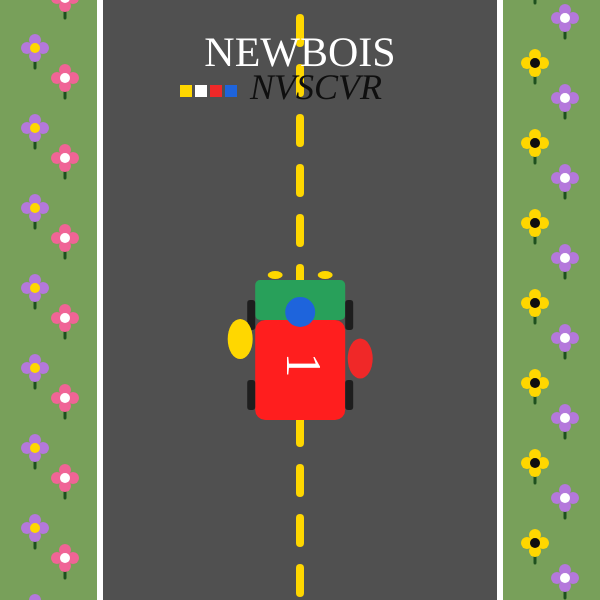
Frame 1 (no input)
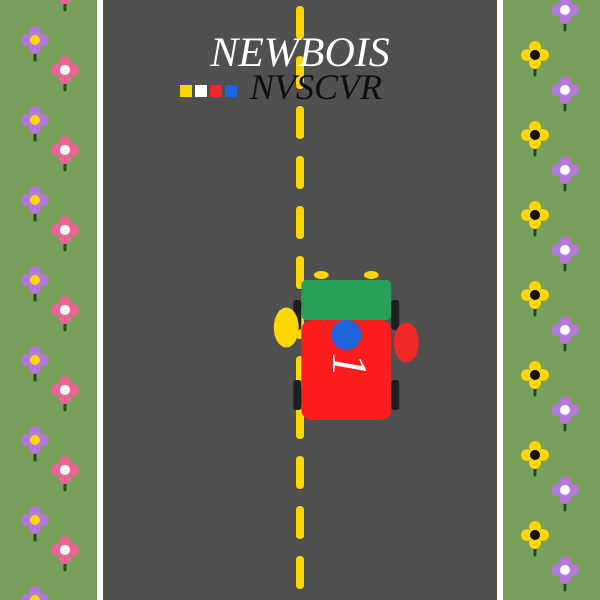
Frame 60 (no input)
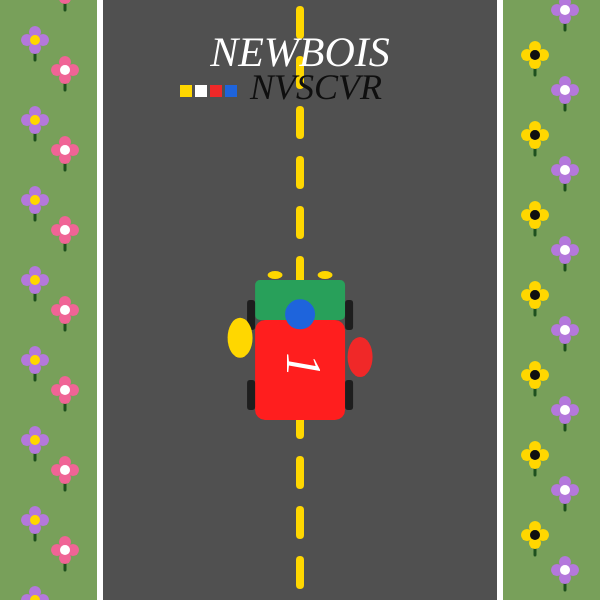
Frame 120 (the mouse pressed at the canvas centre since frame 60)

The p5.js sketch that drew these frames (run headless with seeded random() and noise() and a simulated clock; from frame 60 on, the mouse is pressed at the canvas centre):

// p5.js sketch
// ── sketch.js
let autoX;
let velocidadLineaautopista;
let reboteCabros;
let velCabros;

function setup() {
  createCanvas(600, 600);
  autoX = 300;
  velocidadLineaautopista = 0;
  reboteCabros = 0;
  velCabros = 0.08;
}

function draw() {
  background(120, 160, 90);
  Movimiento();
  dibujarFlores();
  dibujarPista();
  dibujarAuto();
  dibujarTextos();
}

function Movimiento() {
  velocidadLineaautopista += 8;
  if (velocidadLineaautopista > 40) {
    velocidadLineaautopista = 0;
  }

  reboteCabros += velCabros;

  if (mouseIsPressed) {
    autoX = lerp(autoX, mouseX, 0.1);
  } else {
    autoX = lerp(autoX, 300 + sin(frameCount * 0.05) * 80, 0.05);
  }
  autoX = constrain(autoX, 160, 440);
}

function dibujarPista() {
 //carretera
  fill(80, 80, 80);
  noStroke();
  rect(100, 0, 400, 600);
  stroke(255);
  strokeWeight(6);
  line(100, 0, 100, 600);
  line(500, 0, 500, 600);
  noStroke();

  //lineas autopista
  stroke(255, 215, 0);
  strokeWeight(8);
  for (let y = -40 + velocidadLineaautopista; y < height; y += 50) {
    line(300, y, 300, y + 25);
  }
  noStroke();
}

function dibujarAuto() {
  let factorSalto = abs(sin(reboteCabros)) * 25;

  push();
  translate(autoX, 350);

  //autocuerpo
  fill(255, 30, 30);
  rect(-45, -30, 90, 100, 10);
  fill(40, 160, 90);
  rect(-45, -70, 90, 40, 5);

  //ruedas
  fill(30, 30, 30);
  rect(-53, -50, 8, 30, 3);
  rect(45, -50, 8, 30, 3);
  rect(-53, 30, 8, 30, 3);
  rect(45, 30, 8, 30, 3);

  //lucesauto
  fill(255, 215, 0);
  ellipse(-25, -75, 15, 8);
  ellipse(25, -75, 15, 8);

  //cabros
  fill(255, 215, 0);
  ellipse(-60, -10 - factorSalto * 0.5, 25, 40);
  fill(30, 100, 220);
  ellipse(0, -40 + factorSalto, 30, 30);
  fill(240, 40, 40);
  ellipse(60, 10 - factorSalto * 0.7, 25, 40);

  //1auto
  push();
  translate(0, 15);
  rotate(HALF_PI);
  fill(255);
  textSize(50);
  textAlign(CENTER, CENTER);
  textFont('Impact');
  text("1", 0, 0);
  pop();
  
  pop();
}

function dibujarTextos() {
  fill(255);
  textSize(42);
  textAlign(CENTER, CENTER);
  textFont('Impact');
  text("NEWBOIS", 300, 55);

  let coloresNascar = [color(255, 215, 0), color(255), color(240, 40, 40), color(30, 100, 220)];
  for (let i = 0; i < 4; i++) {
    fill(coloresNascar[i]);
    rect(180 + (i * 15), 85, 12, 12);
  }

  fill(15, 15, 15);
  textSize(36);
  textAlign(LEFT, CENTER);
  textFont('Impact');
  textStyle(ITALIC);
  text("NVSCVR", 250, 90);
}

function dibujarFlores() {
  for (let y = -40 + velocidadLineaautopista; y < height + 40; y += 80) {
    crearFlor(35, y, color(180, 120, 220), color(255, 215, 0));
    crearFlor(65, y + 30, color(240, 100, 150), color(255));
    
    crearFlor(535, y + 15, color(255, 215, 0), color(15, 15, 15));
    crearFlor(565, y + 50, color(180, 120, 220), color(255));
  }
}

function crearFlor(x, y, colorPetalos, colorCentro) {
  push();
  translate(x, y);
  
  //pslitoflores
  stroke(30, 80, 30);
  strokeWeight(3);
  line(0, 0, 0, 20);
  
  //petalos
  noStroke();
  fill(colorPetalos);
  ellipse(-8, 0, 12, 12);
  ellipse(8, 0, 12, 12);
  ellipse(0, -8, 12, 12);
  ellipse(0, 8, 12, 12);
  
  //centroflor
  fill(colorCentro);
  circle(0, 0, 10);
  pop();
}
